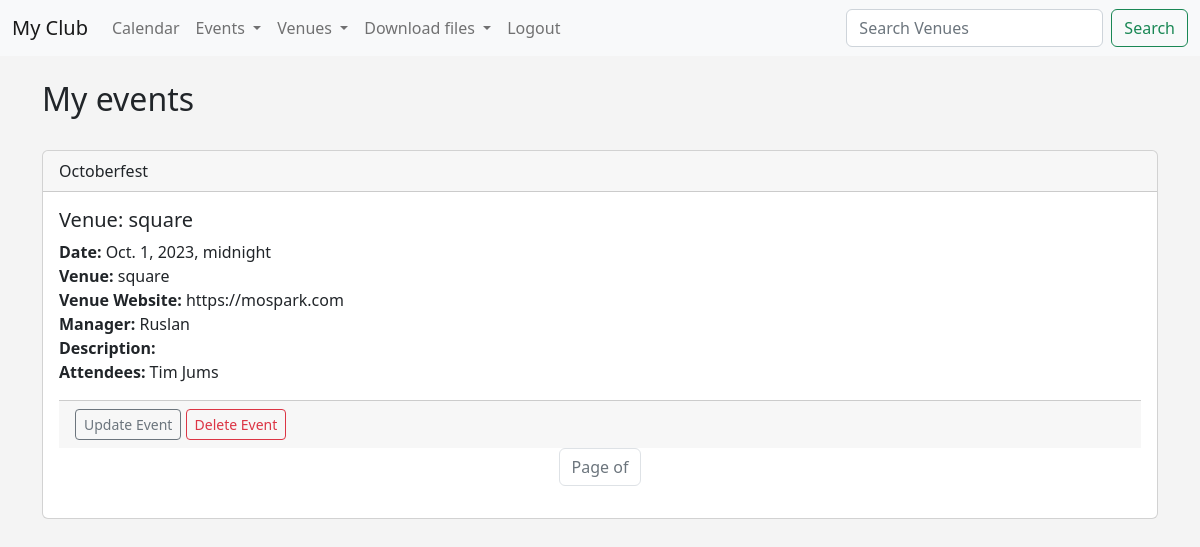
/my_events (signed in), run on the app's committed database.
### events/models.py (models this page shows)
class Event(models.Model):
    name = models.CharField('Event Name', max_length=120)
    event_date = models.DateTimeField('Event Date')
    venue = models.ForeignKey(Venue, on_delete=models.CASCADE, blank=True, null=True)
    manager = models.ForeignKey(User, blank=True, null=True, on_delete=models.SET_NULL)
    description = models.TextField(blank=True)
    attendees = models.ManyToManyField(MyClubUser, blank=True)
    def __str__(self):
        return self.name

class Venue(models.Model):
    name = models.CharField('Venue Name', max_length=120)
    address = models.CharField(max_length=300)
    zip_code = models.CharField('ZIp code', max_length=15)
    phone = models.CharField('Contact Phone', max_length=25, blank=True)
    web = models.URLField('Website Address', blank=True)
    email_address = models.EmailField('Email Address', blank=True)
    owner = models.IntegerField("Venue Owner", blank=False, default=1)
    def __str__(self):
        return self.name

class MyClubUser(models.Model):
    first_name = models.CharField(max_length=30)
    last_name = models.CharField(max_length=30)
    email = models.EmailField('User Email')
    def __str__(self):
        return self.first_name + ' ' + self.last_name

### events/views.py (the view)
# urls.py: path('my_events', views.my_events, name='my-events'),
def my_events(request):
    if request.user.is_authenticated:
        me = request.user.id
        events = Event.objects.filter(attendees=me)
        return render(request, 'events/my_events.html', {"events": events})
    else:
        messages.success(request, "You aren't authorized to view this page")
        return redirect('home')

### events/templates/events/my_events.html (shortened to what this page needs)
{% extends 'events/base.html' %}
{% block content %}
    <h2>My events</h2>
    <br>
{% for event in events %}
    <div class="card">
          <div class="card-header">
            {{ event }}
          </div>
          <div class="card-body">
            <h5 class="card-title">Venue: {{event.venue }}</h5>
            <p class="card-text">
            <strong>Date: </strong> {{event.event_date }}<br/>
            <strong>Venue: </strong> {{event.venue }}<br/>
            <strong>Venue Website: </strong>{{event.venue.web }}<br/>
            <strong>Manager: </strong>{{event.manager }}<br/>
            <strong>Description: </strong> {{event.decsription }} <br/>
            <strong>Attendees: </strong>
              {% for user in event.attendees.all %}
                {{ user }}<br/>
              {% endfor %}
            </p>
     {% if user.is_authenticated %}
        {% if user == event.manager %}
          <div class="card-footer text-muted">
          <a href="{% url 'update-event' event.id %}" class="btn btn-outline-secondary btn-sm"> Update Event</a>  <a href="{% url 'delete-event' event.id %}" class="btn btn-outline-danger btn-sm"> Delete Event</a>
          </div>
       {% endif %}
      {% endif %}
<nav aria-label="Page navigation example">
  <ul class="pagination justify-content-center">
          <li class="page-item disabled"><a href="#" class="page-link">Page {{ events.number }} of {{events.paginator.num_pages}}</a></li>
    </ul>
  </div>
 {% endfor %}
{% endblock %}

### events/templates/events/base.html (style rules this page uses)
body { background: #f4f4f4; }

### data on the page
Event: name "Octoberfest", venue "square", event_date "Oct. 1, 2023, midnight", venue.web "https://mospark.com", manager "Ruslan", shows "Update Event"
MyClubUser: first_name+last_name "Tim Jums"
